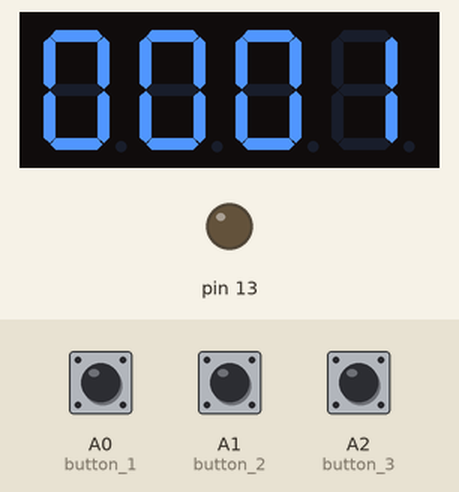
A sketch run on a simulated Arduino Uno, built with avr-gcc and run on an emulated ATmega328P. Parts: 4-digit seven-segment display, output pins drawn as LEDs (lit = HIGH). Wiring (inferred from the names in the program): 4-digit 7-segment display, segments lit when LOW: segments pin 2, pin 3, pin 4, pin 5, pin 6, pin 7, pin 8; digit selects pin 9, pin 10, pin 11, pin 12. The test bench sets the inputs (shaded band); at power-on: A0 (button_1) HIGH, A1 (button_2) HIGH, A2 (button_3) HIGH. The segment pins are drawn as the display they are named for; pins used as bus, display or sensor lines are not drawn.

Above: at 1.2 s.
1.3 s: A0 (button_1) pulled LOW for 0.15 s
At 1.9 s:
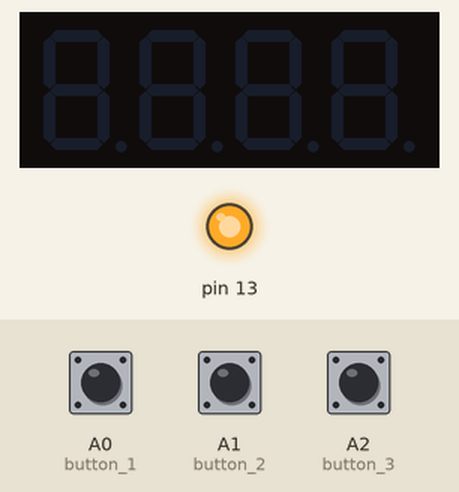
2.0 s: A0 (button_1) pulled LOW for 1 s
At 2.75 s:
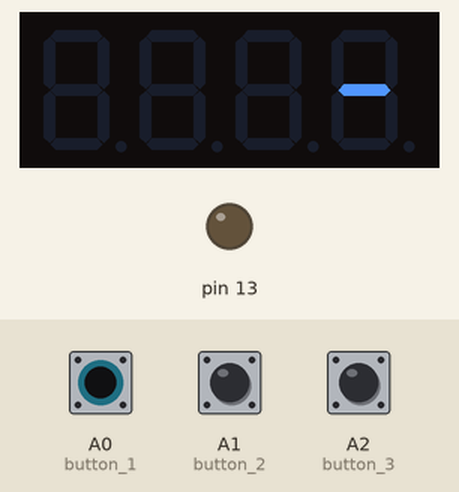
At 4.33 s:
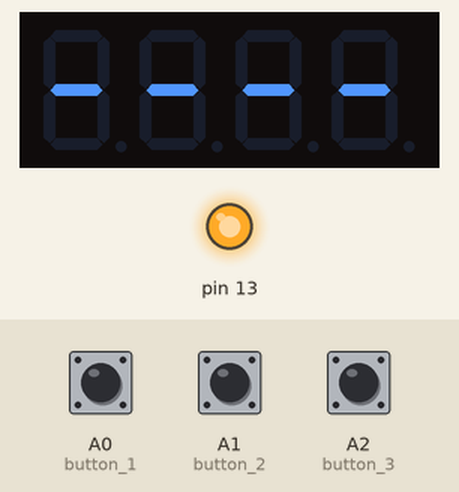
Timing chart, 0 to 5.8 s (numbered marks = the images above; inputs shaded):
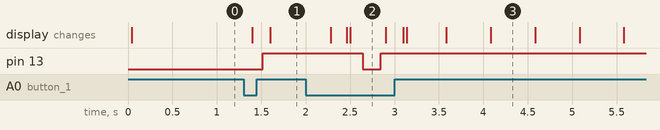

The sketch:

new_timer_with_button.ino
```cpp
int HH=00;
int MM=01;
bool timerRunning = false;

unsigned long previousMillis = 0;
long interval= 1000;
int a,b,c,d,e;
int i=5;
//byte On=0;
int button_1 = A0;                                //for updating hour
int button_2 = A1;                                //for updating second
int button_3 = A2;                                //for updating minute


int segA = 2;
int segB = 3;
int segC = 4;
int segD = 5;
int segE = 6;
int segF = 7;
int segG = 8;

int digit1=9;
int digit2=10;
int digit3=11;
int digit4=12;
int dot=13;

void setup() {
  pinMode(segA ,OUTPUT);
  pinMode(segB ,OUTPUT);
  pinMode(segC ,OUTPUT);
  pinMode(segD ,OUTPUT);
  pinMode(segE ,OUTPUT);
 // pinMode(segE ,OUTPUT);
  pinMode(segF ,OUTPUT);
  pinMode(segG ,OUTPUT);

  pinMode(digit1 ,OUTPUT);
  pinMode(digit2 ,OUTPUT);
  pinMode(digit3 ,OUTPUT);
  pinMode(digit4 ,OUTPUT);
  pinMode(13, OUTPUT);


    pinMode(button_1,INPUT_PULLUP);
    pinMode(button_2,INPUT_PULLUP);
    pinMode(button_3,INPUT_PULLUP);
// Serial.begin(9600);
// Serial.println("multiplexing");

}


void loop() {


// Start timer if button 1 (A0) is pressed
if (digitalRead(button_1) == LOW) {
  timerRunning = true;
  delay(200);  // Debounce
}

// Increase HH if button 2 (A1) is pressed
if (digitalRead(button_2) == LOW && !timerRunning) {
  HH = (HH + 1) % 100;  // You can cap it at 24 if needed
  delay(200);
}

// Increase MM if button 3 (A2) is pressed
if (digitalRead(button_3) == LOW && !timerRunning) {
  MM = (MM + 1) % 60;
  delay(200);
}


 unsigned long currentMillis= millis();
if (timerRunning && (currentMillis - previousMillis >= interval)) {

  previousMillis = currentMillis;


  digitalWrite(13, LOW); // LED off during countdown

  if (MM == 0) {
    if (HH == 0) {
      HH = 0; MM = 0;
    } else {
      HH -= 1;
      MM = 59;
    }
  } else {
    MM -= 1;
  }
 if (HH == 0 && MM == 0) {
 a = b = c = d = 11;  // Use 11 for dash
  return;
 }

  Serial.print(HH);
  Serial.print(":");
  if (MM < 10) Serial.print("0");
  Serial.println(MM);
}

  a= int(HH/10);
  b= int(HH%10);
  c= int(MM/10);
  d= int(MM%10);


if (HH == 0 && MM == 0) {
  digitalWrite(13, HIGH);

  if ((millis() / 500) % 2 == 0) {
    a = b = c = d = 11;  // Dash
  } else {
    a = b = c = d = 10;  // Blank
  }
}


    lightNumber(a);
  digitalWrite(digit1,HIGH);
  digitalWrite(digit2,LOW);
  digitalWrite(digit3,LOW);
  digitalWrite(digit4,LOW);
  delay(i);

    lightNumber(b);
  digitalWrite(digit1,LOW);
  digitalWrite(digit2,HIGH);
  digitalWrite(digit3,LOW);
  digitalWrite(digit4,LOW);
  delay(i);

    lightNumber(c);
  digitalWrite(digit1,LOW);
  digitalWrite(digit2,LOW);
  digitalWrite(digit3,HIGH);
  digitalWrite(digit4,LOW);
  delay(i);

    lightNumber(d);
  digitalWrite(digit1,LOW);
  digitalWrite(digit2,LOW);
  digitalWrite(digit3,LOW);
  digitalWrite(digit4,HIGH);
  delay(i);

//  lightNumber(e);
//   digitalWrite(digit1,HIGH);
//   digitalWrite(digit2,HIGH);
//   digitalWrite(digit3,HIGH);
//   digitalWrite(digit4,HIGH);
//   delay(i);

  //if(HH==01){digitalWrite(dot,HIGH);}
}

void lightNumber(int numberToDisplay){

  #define SEGMENT_ON LOW
  #define SEGMENT_OFF HIGH

    switch (numberToDisplay){


      case 0:
      digitalWrite(segA, SEGMENT_ON);
      digitalWrite(segB, SEGMENT_ON);
      digitalWrite(segC, SEGMENT_ON);
      digitalWrite(segD, SEGMENT_ON);
      digitalWrite(segE, SEGMENT_ON);
      digitalWrite(segF, SEGMENT_ON);
      digitalWrite(segG, SEGMENT_OFF);
      break;

      case 1:
      digitalWrite(segA, SEGMENT_OFF);
      digitalWrite(segB, SEGMENT_ON);
      digitalWrite(segC, SEGMENT_ON);
      digitalWrite(segD, SEGMENT_OFF);
      digitalWrite(segE, SEGMENT_OFF);
      digitalWrite(segF, SEGMENT_OFF);
      digitalWrite(segG, SEGMENT_OFF);
      break;

      case 2:
      digitalWrite(segA, SEGMENT_ON);
      digitalWrite(segB, SEGMENT_ON);
      digitalWrite(segC, SEGMENT_OFF);
      digitalWrite(segD, SEGMENT_ON);
      digitalWrite(segE, SEGMENT_ON);
      digitalWrite(segF, SEGMENT_OFF);
      digitalWrite(segG, SEGMENT_ON);
      break;


      case 3:
      digitalWrite(segA, SEGMENT_ON);
      digitalWrite(segB, SEGMENT_ON);
      digitalWrite(segC, SEGMENT_ON);
      digitalWrite(segD, SEGMENT_ON);
      digitalWrite(segE, SEGMENT_OFF);
      digitalWrite(segF, SEGMENT_OFF);
      digitalWrite(segG, SEGMENT_ON);
      break;

      case 4:
      digitalWrite(segA, SEGMENT_OFF);
      digitalWrite(segB, SEGMENT_ON);
      digitalWrite(segC, SEGMENT_ON);
      digitalWrite(segD, SEGMENT_OFF);
      digitalWrite(segE, SEGMENT_OFF);
      digitalWrite(segF, SEGMENT_ON);
      digitalWrite(segG, SEGMENT_ON);
      break;

      case 5:
      digitalWrite(segA, SEGMENT_ON);
      digitalWrite(segB, SEGMENT_OFF);
      digitalWrite(segC, SEGMENT_ON);
      digitalWrite(segD, SEGMENT_ON);
      digitalWrite(segE, SEGMENT_OFF);
      digitalWrite(segF, SEGMENT_ON);
      digitalWrite(segG, SEGMENT_ON);
      break;

      case 6:
      digitalWrite(segA, SEGMENT_ON);
      digitalWrite(segB, SEGMENT_OFF);
      digitalWrite(segC, SEGMENT_ON);
      digitalWrite(segD, SEGMENT_ON);
      digitalWrite(segE, SEGMENT_ON);
      digitalWrite(segF, SEGMENT_ON);
      digitalWrite(segG, SEGMENT_ON);
      break;

      case 7:
      digitalWrite(segA, SEGMENT_ON);
      digitalWrite(segB, SEGMENT_ON);
      digitalWrite(segC, SEGMENT_ON);
      digitalWrite(segD, SEGMENT_OFF);
      digitalWrite(segE, SEGMENT_OFF);
      digitalWrite(segF, SEGMENT_OFF);
      digitalWrite(segG, SEGMENT_OFF);
      break;

    case 8:
      digitalWrite(segA, SEGMENT_ON);
      digitalWrite(segB, SEGMENT_ON);
      digitalWrite(segC, SEGMENT_ON);
      digitalWrite(segD, SEGMENT_ON);
      digitalWrite(segE, SEGMENT_ON);
      digitalWrite(segF, SEGMENT_ON);
      digitalWrite(segG, SEGMENT_ON);
      break;

    case 9:
      digitalWrite(segA, SEGMENT_ON);
      digitalWrite(segB, SEGMENT_ON);
      digitalWrite(segC, SEGMENT_ON);
      digitalWrite(segD, SEGMENT_ON);
      digitalWrite(segE, SEGMENT_OFF);
      digitalWrite(segF, SEGMENT_ON);
      digitalWrite(segG, SEGMENT_ON);
      break;

    case 10: // Blank segment
  digitalWrite(segA, SEGMENT_OFF);
  digitalWrite(segB, SEGMENT_OFF);
  digitalWrite(segC, SEGMENT_OFF);
  digitalWrite(segD, SEGMENT_OFF);
  digitalWrite(segE, SEGMENT_OFF);
  digitalWrite(segF, SEGMENT_OFF);
  digitalWrite(segG, SEGMENT_OFF);
  break;

  case 11: // Dash
  digitalWrite(segA, SEGMENT_OFF);
  digitalWrite(segB, SEGMENT_OFF);
  digitalWrite(segC, SEGMENT_OFF);
  digitalWrite(segD, SEGMENT_OFF);
  digitalWrite(segE, SEGMENT_OFF);
  digitalWrite(segF, SEGMENT_OFF);
  digitalWrite(segG, SEGMENT_ON); // Only middle segment ON
  break;


    }
}
```

Measured:
- after the input at 1.3 s, pin 13: LOW → HIGH after 0.22 s; the display: first changes after 0.10 s (image 1 shows a later state)
- after the input at 2.0 s, pin 13: HIGH → LOW after 0.64 s, → HIGH 0.20 s later; the display: changes after 0.28 s (image 2)
- what the display in image 3 shows lasts 0.5 s, from 4.1 s to 4.6 s
